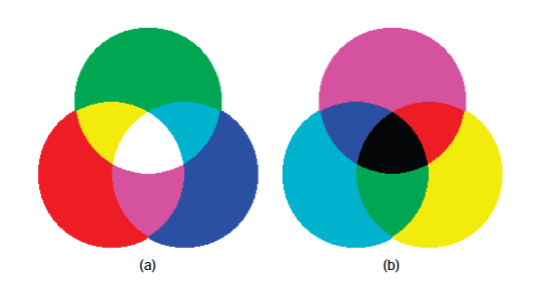
%> input picture slika2.PNG, 554 x 285 px
$ octave rastavljanjePoRGB.m   (GNU Octave 9; MATLAB toolbox functions it lacks are replaced by stand-ins)
%> lines starting %> are read from the running program, lines starting %| are printed output that depends on the picture
I = imread('slika2.PNG');
%> I is the input picture: size 285x554x3 uint8; mean R, G, B 193.7, 196.4, 188.8
size(I)
%> ans = [285 554 3]
class(I)
%> ans = 'uint8'
subplot(2,2,1), imshow(I), title('Color image (RGB)')
subplot(2,2,2), imshow(I(:,:,1)), title('Red component')
%> after `imshow(I(:,:,1))`:
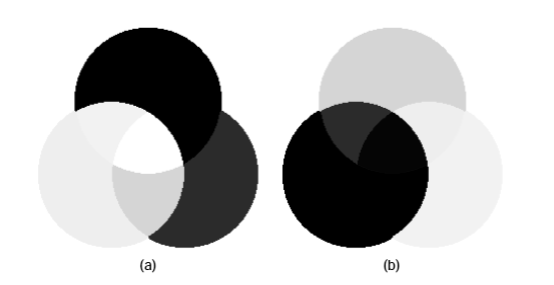
%> displayed picture: size 285x554, on the screen's scale of 0 to 255; min 0, max 255, mean 193.7
subplot(2,2,3), imshow(I(:,:,2)), title('Green component')
%> after `imshow(I(:,:,2))`:
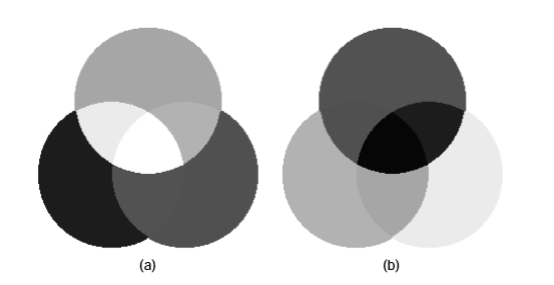
%> displayed picture: size 285x554, on the screen's scale of 0 to 255; min 6, max 255, mean 196.4
subplot(2,2,4), imshow(I(:,:,3)), title('Blue component')
%> after `imshow(I(:,:,3))`:
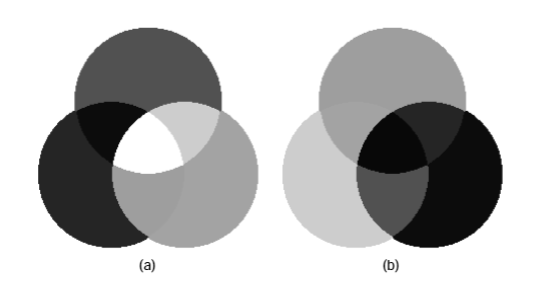
%> displayed picture: size 285x554, on the screen's scale of 0 to 255; min 8, max 255, mean 188.8

$ run again, with Slika6.PNG copied over slika2.PNG
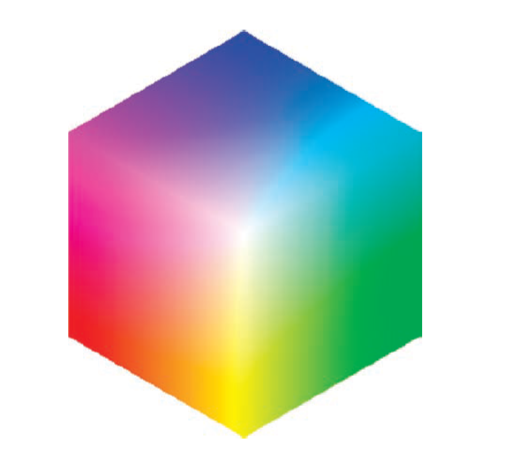
%> input picture Slika6.PNG, 505 x 452 px
%> I is the input picture: size 452x505x3 uint8; mean R, G, B 203.4, 206.2, 201.1
%> `imshow(I(:,:,2))`:
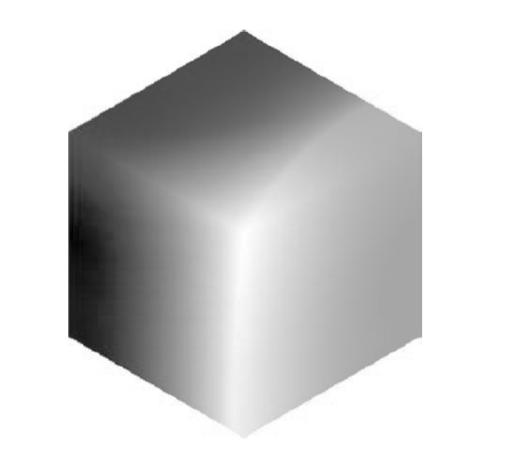
%> displayed picture: size 452x505, on the screen's scale of 0 to 255; min 2, max 255, mean 206.2
%> `imshow(I(:,:,3))`:
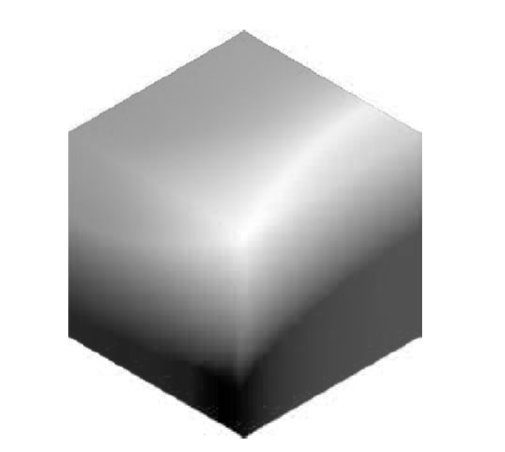
%> displayed picture: size 452x505, on the screen's scale of 0 to 255; min 0, max 255, mean 201.1

$ run again, with slika1.PNG copied over slika2.PNG
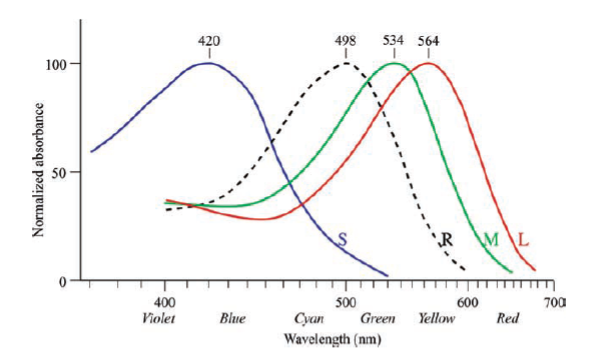
%> input picture slika1.PNG, 613 x 360 px
%> I is the input picture: size 360x613x3 uint8; mean R, G, B 247.1, 247, 246.7
%> `imshow(I(:,:,2))`:
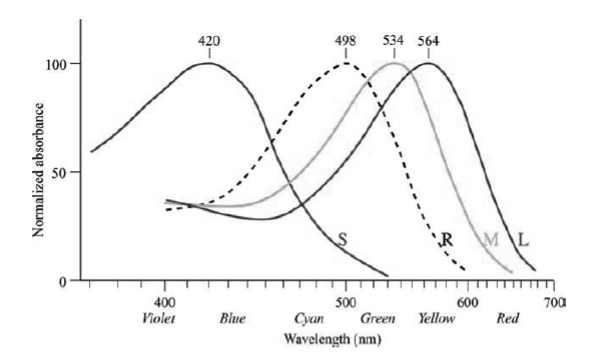
%> displayed picture: size 360x613, on the screen's scale of 0 to 255; min 2, max 255, mean 247
%> `imshow(I(:,:,3))`:
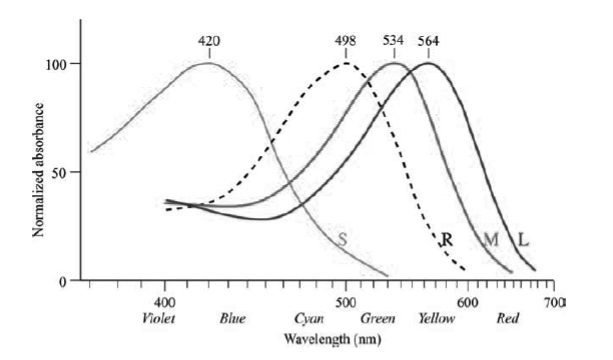
%> displayed picture: size 360x613, on the screen's scale of 0 to 255; min 2, max 255, mean 246.7

$ run again, with slika10.PNG copied over slika2.PNG
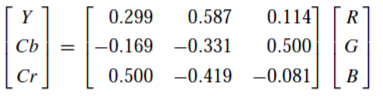
%> input picture slika10.PNG, 383 x 96 px
%> I is the input picture: size 96x383x3 uint8; mean R, G, B 236.4, 236.3, 237.3
%> `imshow(I(:,:,2))`:
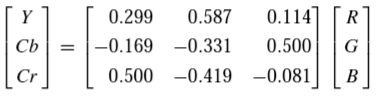
%> displayed picture: size 96x383, on the screen's scale of 0 to 255; min 0, max 255, mean 236.3
%> `imshow(I(:,:,3))`:
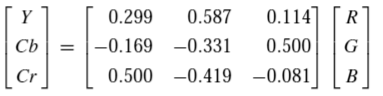
%> displayed picture: size 96x383, on the screen's scale of 0 to 255; min 4, max 255, mean 237.3
